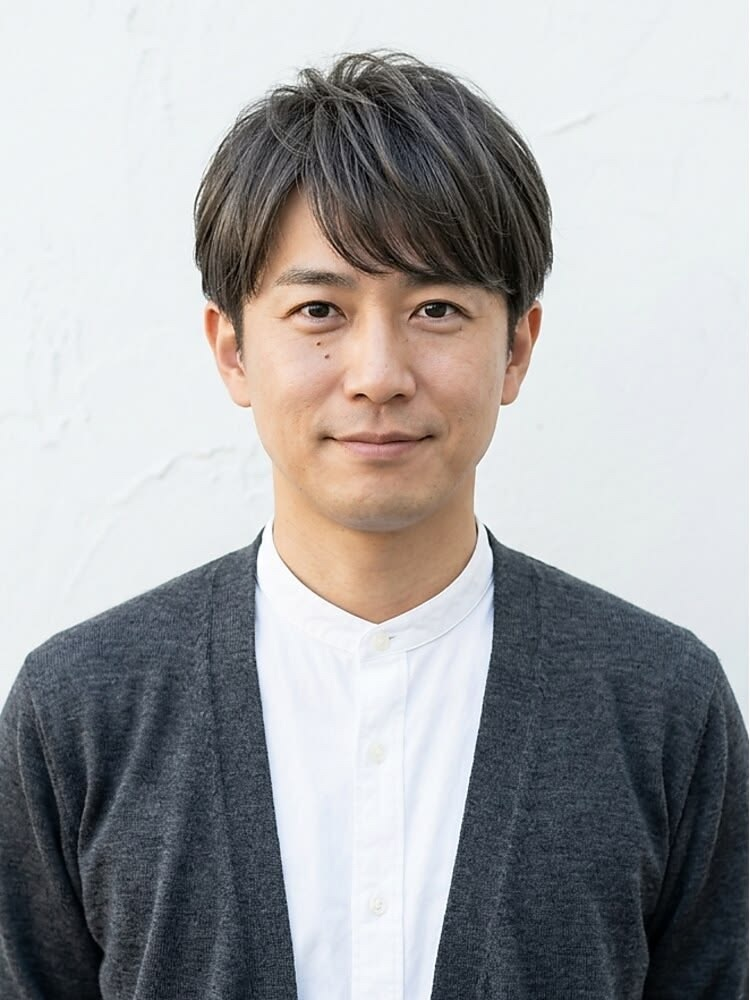
#> input picture media/cases/testing-hk-2026/frame-testing-hk-2026v1-01.jpg, 750 x 1000 px
$ python resize.py ../../media/cases/testing-hk-2026/frame-testing-hk-2026v1-01.jpg out.png 100
#> lines starting #> are read from the running program, lines starting #| are printed output that depends on the picture
#!/usr/bin/env python3
"""
Resize a case image to the width the site serves it at.

The CMS accepts whatever an editor uploads from their phone. A 4000-pixel
photograph is wasted weight on a page whose images are shown at most at
1600 pixels wide, so the sync scales it down before it is committed.

An image that is already within the limit is copied byte for byte — it is
not re-encoded, because re-encoding a JPEG that is already the right size
loses quality for no gain.

Usage:
    python3 tools/cms/resize.py <source> <destination> [max-width]

Pillow is the only dependency:
    pip install pillow
"""
from __future__ import annotations

import shutil
import sys
from pathlib import Path

MAX_WIDTH = 1600


def fail(message: str) -> "NoReturn":  # noqa: F821
    print(f"resize-image: {message}", file=sys.stderr)
    raise SystemExit(1)


def main() -> int:
    if len(sys.argv) < 3:
        fail("usage: resize.py <source> <destination> [max-width]")
        return 1

    source = Path(sys.argv[1])
    destination = Path(sys.argv[2])
    max_width = int(sys.argv[3]) if len(sys.argv) > 3 else MAX_WIDTH

    if not source.exists():
        fail(f"{source} does not exist")
        return 1

    try:
        from PIL import Image
    except ImportError:
        fail(
            "Pillow is not installed. Run `pip install pillow` — the sync needs it "
            "to size the images it downloads."
        )
        return 1

    destination.parent.mkdir(parents=True, exist_ok=True)

    with Image.open(source) as image:
#> image is the input picture: PIL image 750x1000 RGB; mean R, G, B 163.2, 163.1, 164.4
        if image.width <= max_width:
            # Already small enough — copy it rather than re-encoding it.
            shutil.copyfile(source, destination)
            print(f"  {destination.name}: {image.width}px wide, copied as it is")
            return 0

        height = round(image.height * (max_width / image.width))
#> height = 133
        resized = image.resize((max_width, height), Image.LANCZOS)
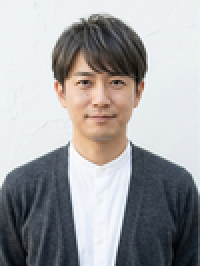
#> resized: PIL image 100x133 RGB (shown 2 times larger); mean R, G, B 163.2, 163, 164.3

        if image.format == "PNG":
            resized.save(destination, format="PNG", optimize=True)
        else:
            resized.convert("RGB").save(destination, format="JPEG", quality=85, optimize=True)

    print(f"  {destination.name}: scaled to {max_width}px wide")
    return 0


if __name__ == "__main__":
    raise SystemExit(main())
#> (the program exits here)

$ run again, on media/cases/testing-hk-2026/frame-testing-hk-2026v1-2-02.png
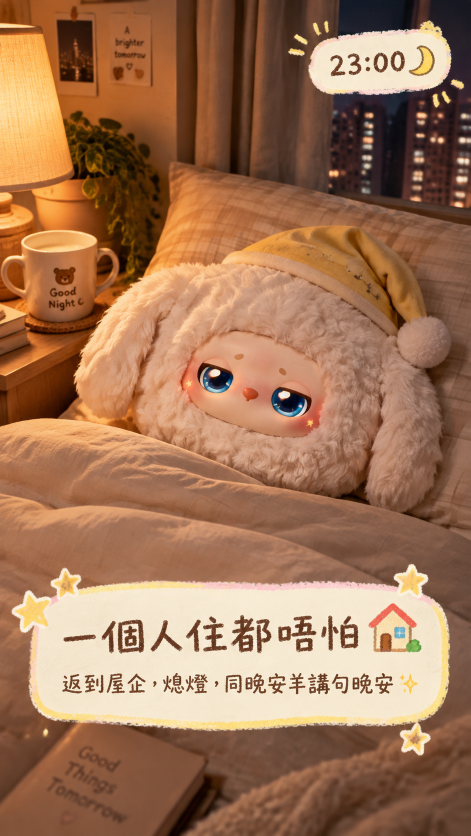
#> input picture media/cases/testing-hk-2026/frame-testing-hk-2026v1-2-02.png, 941 x 1672 px (shown at 1/2 size)
#> in main, image is the input picture: PIL image 941x1672 RGB; mean R, G, B 160.8, 117.1, 86.4
#> in main, `resized = image.resize((max_width, height), Image.LANCZOS)`:
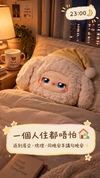
#> resized: PIL image 100x178 RGB; mean R, G, B 160.8, 117.1, 86.5
